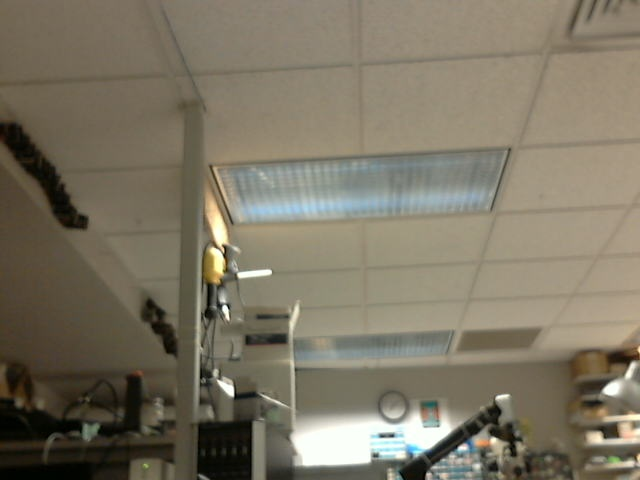
#> input picture VO/data/image2.jpeg, 640 x 480 px
$ python feature_detect_track_pose.py   (Python 2 division)   (older library calls are emulated)
#> lines starting #> are read from the running program, lines starting #| are printed output that depends on the picture; after the words box and inside, x2 and y2 are one past the last pixel; in counts of white or black regions, pixels touching at a corner belong together
import numpy as np
import cv2
from matplotlib import pyplot as plt
#loading the image
img1 = cv2.imread('data/image2.jpeg',0)
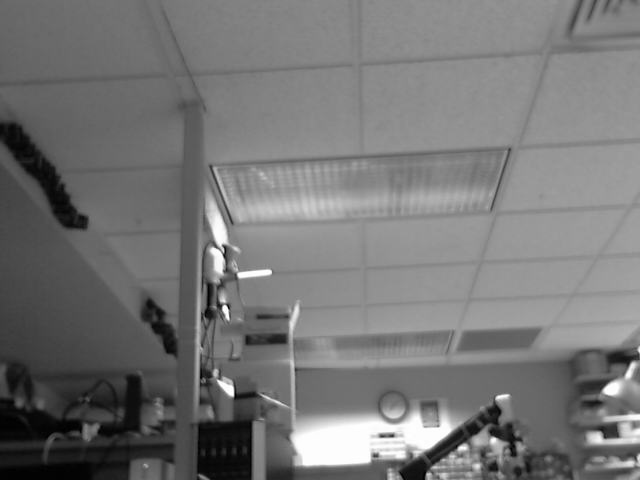
#> img1: shape (480, 640); min 0, max 255, mean 117.7
img2 = cv2.imread('data/image15.jpeg',0)
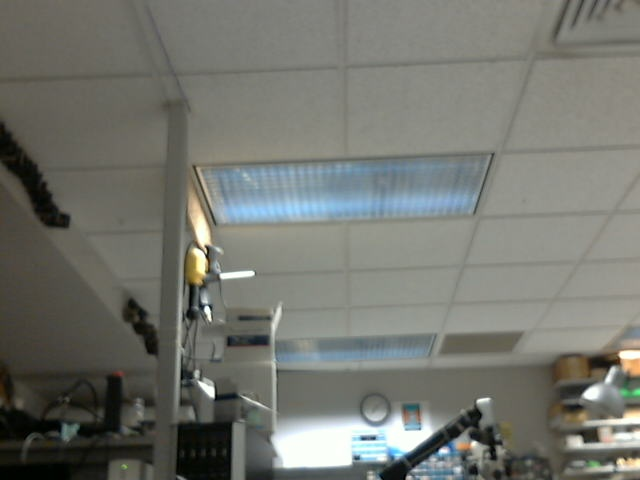
#> input picture VO/data/image15.jpeg, 640 x 480 px
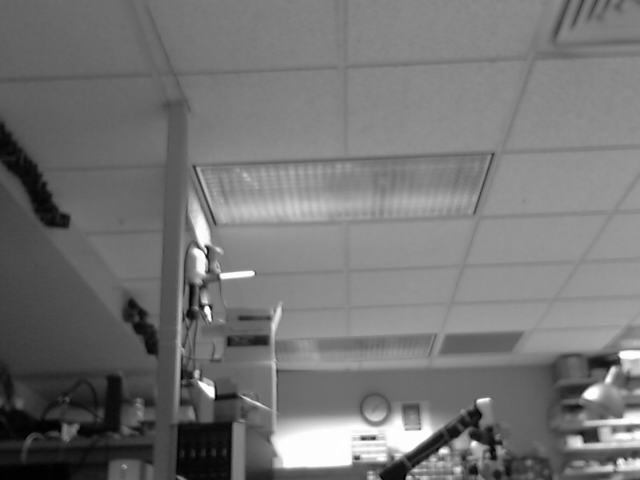
#> img2: shape (480, 640); min 0, max 255, mean 116.2


color = np.random.randint(0,255,(100,3))

feature_params = dict( maxCorners = 100,
                       qualityLevel = 0.3,
                       minDistance = 7,
                       blockSize = 7 )
#fast = cv2.FastFeatureDetector()
p0 = cv2.goodFeaturesToTrack(img1, mask = None, **feature_params)
#> p0 = 20 rows, first 8: [224, 304], [224, 246], [230, 395], [239, 274], [270, 272], [219, 377], [373, 455], [497, 398]

# find and draw the keypoints
#p0 = fast.detect(img,None)
print "number of key points " + str(len(p0))
#| number of key points 20

# [9 lines of commented-out code are left out]
lk_params = dict( winSize  = (15,15),
                  maxLevel = 2,
                  criteria = (cv2.TERM_CRITERIA_EPS | cv2.TERM_CRITERIA_COUNT, 10, 0.03))

p1, st, err = cv2.calcOpticalFlowPyrLK(img1, img2, p0, None, **lk_params)
#> p1 = 20 rows, first 8: [222.7, 298.6], [221.3, 233.9], [210.6, 396.1], [221.5, 274.9], [252.6, 273.3], [241.7, 392.2], [354.2, 457.4], [478, 401.4]; st = 20 values from 1 to 1; err = 20 values, max 60.76 at index 1, min 3.8 at index 3, mean 15.47

mask = np.zeros_like(img1)

good_new = p1[st==1]
#> good_new has the same summary as p1
good_old = p0[st==1]
#> good_old has the same summary as p0


for i,(new,old) in enumerate(zip(good_new,good_old)):
   a,b = new.ravel()
   c,d = old.ravel()
   mask = cv2.line(mask, (a,b),(c,d), color[i].tolist(), 2)
   frame = cv2.circle(img2,(a,b),5,color[i].tolist(),-1)
#> this loop made 20 passes
#> (a, b, c, d) on passes 1 to 12: (222.7, 298.6, 224, 304), (221.3, 233.9, 224, 246), (210.6, 396.1, 230, 395), (221.5, 274.9, 239, 274), (252.6, 273.3, 270, 272), (241.7, 392.2, 219, 377), (354.2, 457.4, 373, 455), (478, 401.4, 497, 398), (585.2, 395.3, 605, 391), (585, 441.3, 605, 437), (409.2, 474.9, 429, 472), (599.3, 439.5, 619, 435)
#> pass 1, `mask = cv2.line(mask, (a,b),(c,d), color[i].tolist(), 2)`:
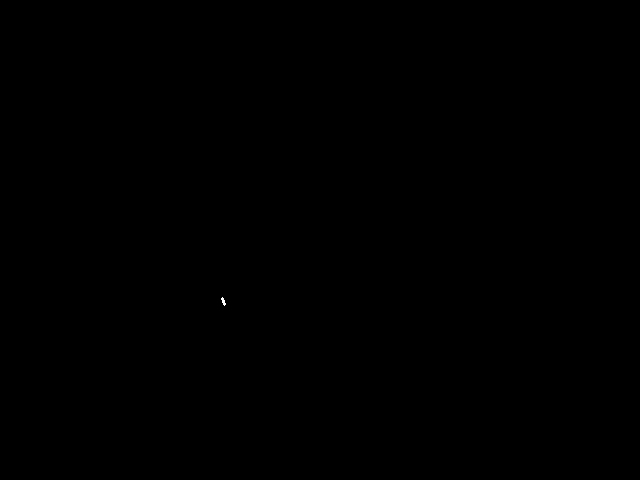
#> mask: shape (480, 640); values 0 (black) and 172 (white), 0.01% white in thin lines or dots, all inside (x1, y1, x2, y2) = (221, 297, 226, 306)
#> after the loop:
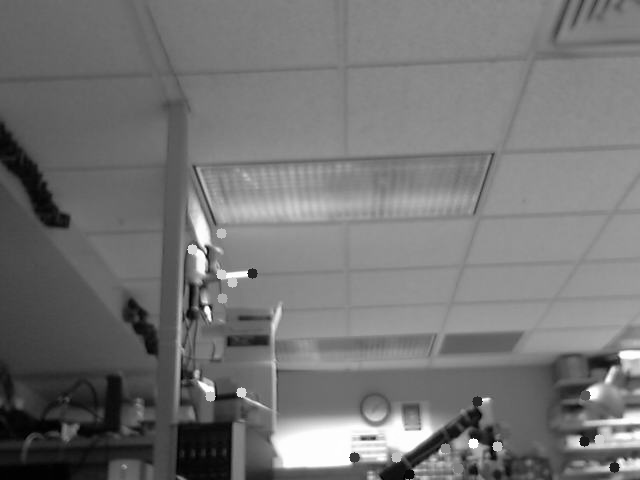
#> img2: shape (480, 640); 0.53% of pixels changed, all inside (x1, y1, x2, y2) = (187, 228, 620, 480)
#> after the loop:
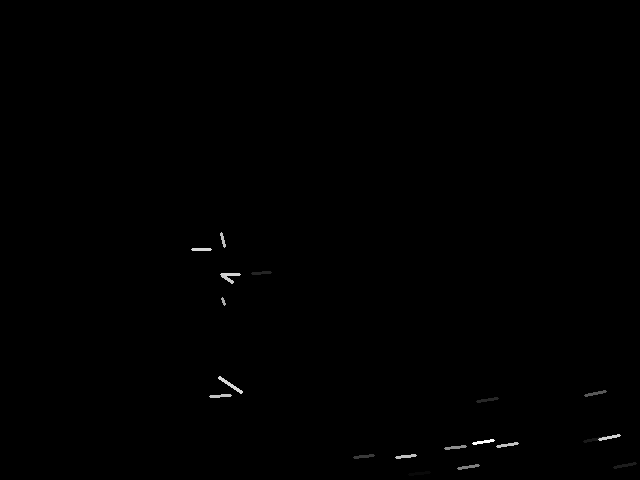
#> mask: shape (480, 640); min 0, max 254, mean 0.5
img = cv2.add(img2,mask)
cv2.imshow('frame',img)
cv2.imshow('frame 1', img1)
cv2.imshow('frame 2', img2)
cv2.waitKey(0)
#k = cv2.waitKey(30) & 0xff


#E = findEssentialMat(points2, points1, focal, pp, RANSAC, 0.999, 1.0, mask);
